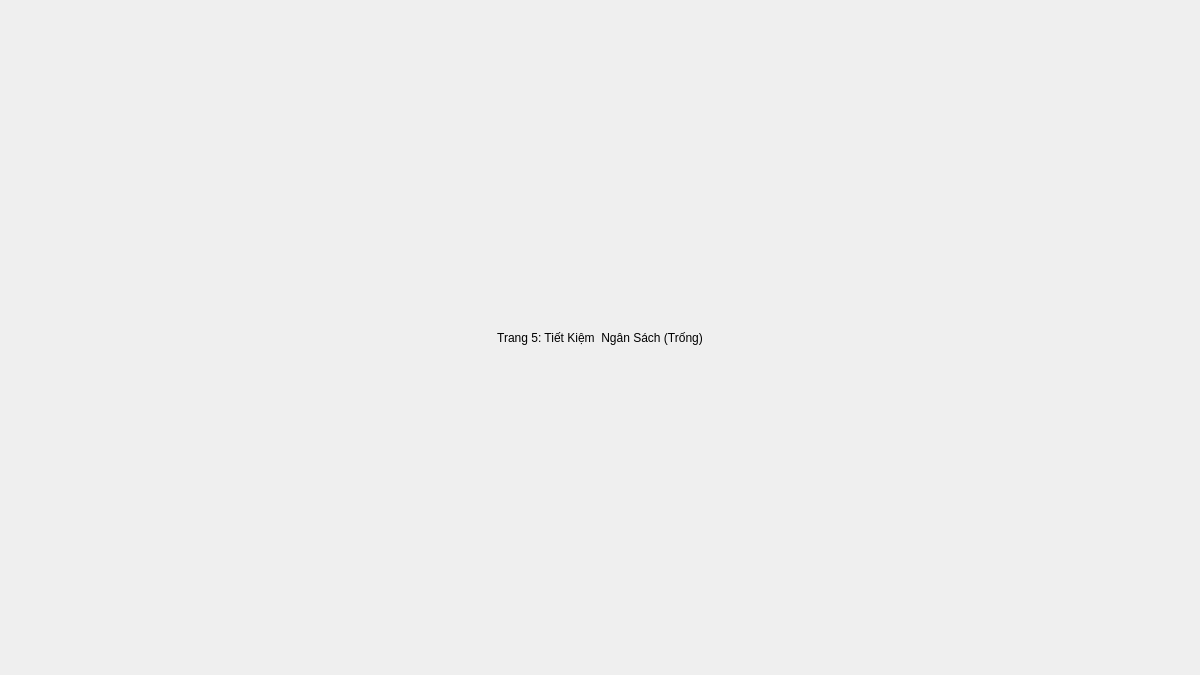
<?xml version="1.0" encoding="UTF-8"?>
<ui version="4.0">
 <class>BudgetsWidget</class>
 <widget class="QWidget" name="BudgetsWidget">
  <property name="geometry">
   <rect>
    <x>0</x>
    <y>0</y>
    <width>1200</width>
    <height>675</height>
   </rect>
  </property>
  <property name="windowTitle">
   <string>Form</string>
  </property>
  <layout class="QVBoxLayout" name="mainLayout">
   <item>
    <widget class="QLabel" name="label">
     <property name="text">
      <string>Trang 5: Tiết Kiệm  Ngân Sách (Trống)</string>
     </property>
     <property name="alignment">
      <set>Qt::AlignCenter</set>
     </property>
    </widget>
   </item>
  </layout>
 </widget>
 <resources/>
 <connections/>
</ui>
